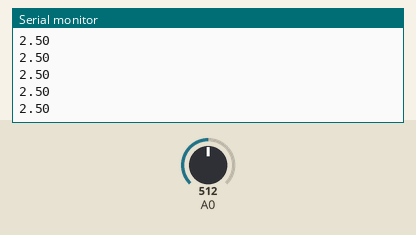
Simulated run of this sketch. Board: ESP8266 (NodeMCU). On the bench: the last lines printed to the serial monitor. The test bench sets the inputs (shaded band); at power-on: A0 = 512. WiFi joins after 1.5 s; servers stay silent unless stated.

Above: at 2.7 s.
2.8 s: A0 set to 716
At 3.13 s:
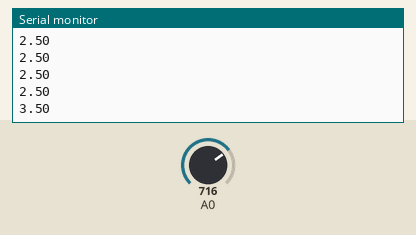
4.3 s: A0 set to 900
At 4.34 s:
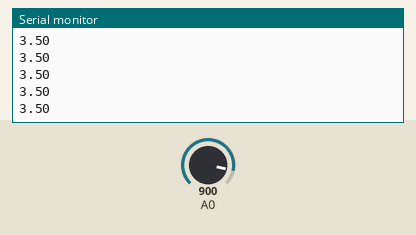
Timing chart, 0 to 7.3 s (numbered marks = the images above; inputs shaded):
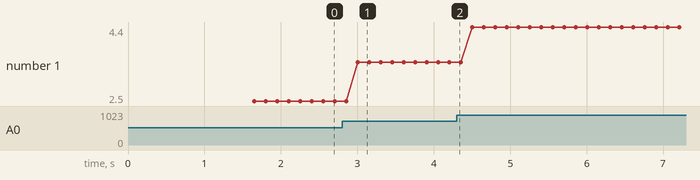

The sketch:

ldr.ino
```cpp
#include <ESP8266WiFi.h>
#include "FirebaseArduino.h"

#define FIREBASE_HOST "weathermonitor-ab898.firebaseio.com"
#define FIREBASE_AUTH "9hpDXqVtvowYQKa5ouq4i9hX9i9ll81bARDDA2ML"
#define WIFI_SSID "alexstark"
#define WIFI_PASSWORD "Kingfisher"

void setup() {
  // put your setup code here, to run once:
  Serial.begin(9600);
  WiFi.begin(WIFI_SSID, WIFI_PASSWORD);
  Serial.print("connecting");
  while (WiFi.status() != WL_CONNECTED) {
    Serial.print(".");
    delay(500);
  }
  Serial.println();
  Serial.print("connected: ");
  Serial.println(WiFi.localIP());

  Firebase.begin(FIREBASE_HOST, FIREBASE_AUTH);
}

void loop() {
  // put your main code here, to run repeatedly:
  int value=analogRead(A0);
  float vlt = value*(5.0/1023.0);
  Firebase.setFloat("LDRvoltage", vlt);
  Serial.println(vlt);
}
```

Measured:
- after the input at 2.8 s, the serial monitor: prints a new line after 0.20 s (image 1)
- plotted number 1: 2.5 → 3.5 after the input at 2.8 s, 3.5 → 4.4 after the input at 4.3 s
